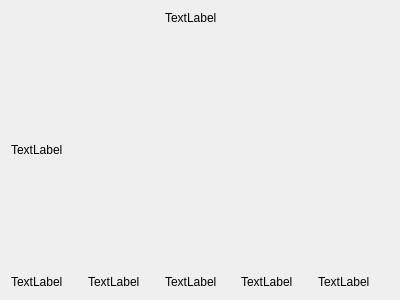
<?xml version="1.0" encoding="UTF-8"?>
<ui version="4.0">
 <class>MyFram</class>
 <widget class="QWidget" name="MyFram">
  <property name="geometry">
   <rect>
    <x>0</x>
    <y>0</y>
    <width>400</width>
    <height>300</height>
   </rect>
  </property>
  <property name="windowTitle">
   <string>Form</string>
  </property>
  <layout class="QGridLayout" name="gridLayout" rowstretch="0,1,0">
   <item row="0" column="2">
    <widget class="QLabel" name="label">
     <property name="text">
      <string>TextLabel</string>
     </property>
    </widget>
   </item>
   <item row="2" column="0">
    <widget class="QLabel" name="label_3">
     <property name="text">
      <string>TextLabel</string>
     </property>
    </widget>
   </item>
   <item row="2" column="1">
    <widget class="QLabel" name="label_4">
     <property name="text">
      <string>TextLabel</string>
     </property>
    </widget>
   </item>
   <item row="2" column="2">
    <widget class="QLabel" name="label_5">
     <property name="text">
      <string>TextLabel</string>
     </property>
    </widget>
   </item>
   <item row="2" column="3">
    <widget class="QLabel" name="label_6">
     <property name="text">
      <string>TextLabel</string>
     </property>
    </widget>
   </item>
   <item row="2" column="4">
    <widget class="QLabel" name="label_7">
     <property name="text">
      <string>TextLabel</string>
     </property>
    </widget>
   </item>
   <item row="1" column="0" colspan="5">
    <widget class="QLabel" name="label_2">
     <property name="text">
      <string>TextLabel</string>
     </property>
    </widget>
   </item>
  </layout>
 </widget>
 <resources/>
 <connections/>
</ui>
